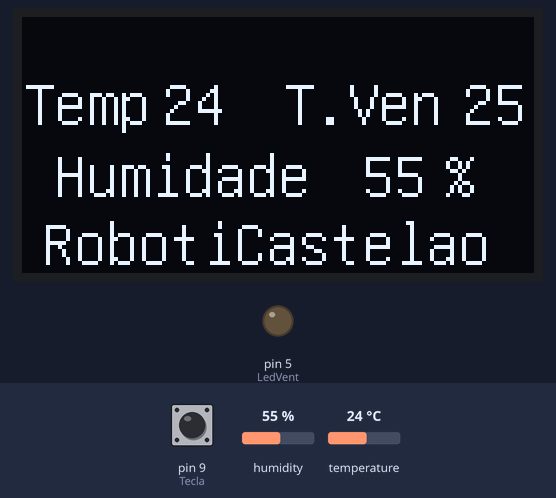
Recording of a sketch running on a simulated Arduino Uno, built with avr-gcc and run on an emulated ATmega328P. Parts: 128×64 one-colour display, output pins drawn as LEDs (lit = HIGH). The inputs (shaded band) are chosen by the test bench; at power-on: temperature 24 °C, pin 9 (Tecla) HIGH, humidity 55 %. What the sketch prints to the serial monitor is not drawn.

Above: at 1.3 s.
1.4 s: temperature set to 26 °C
At 3.4 s:
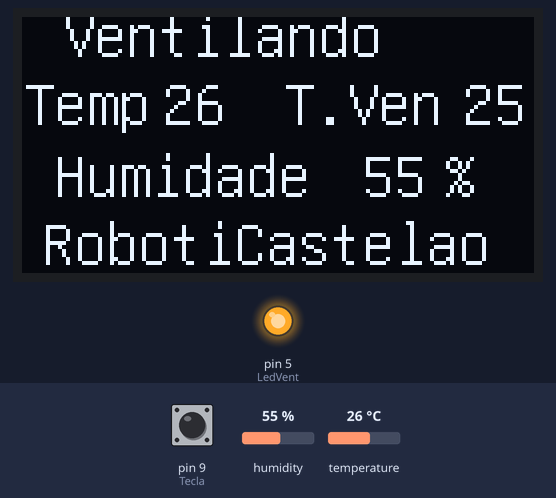
3.7 s: pin 9 (Tecla) pulled LOW for 0.7 s
5.9 s: humidity set to 88 %
At 7.6 s:
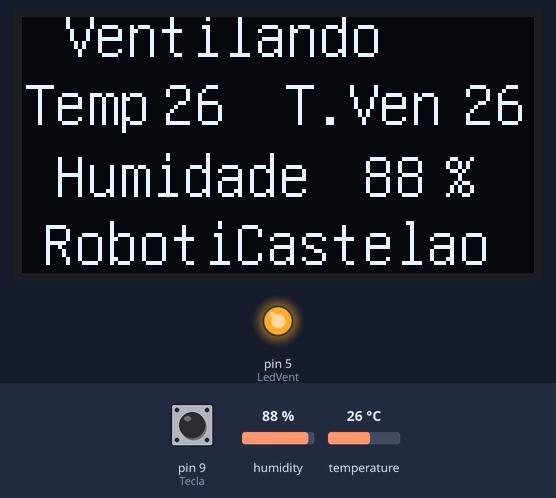
Timing chart, 0 to 9.1 s (numbered marks = the images above; inputs shaded):
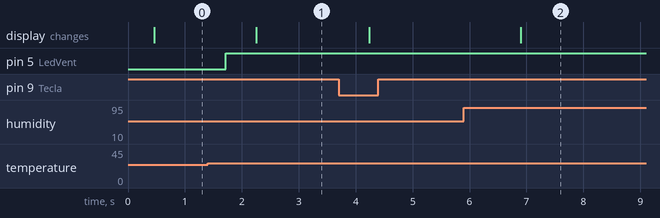

Measured:
- the behaviour switches between 24 and 25 °C on temperature (found by bisection; images 0 and 1)
- after the input at 1.4 s, pin 5 (LedVent): LOW → HIGH after 0.31 s; the display: changes after 0.85 s (image 1)
- after the input at 5.9 s, the display: changes after 1.0 s (image 2)

The sketch:

TERM_DHT11_OLED.ino
```cpp
/* Xabier Rosas
Ventilacion e medida de temperatura e humindade con DHT11

*/

#include <math.h>

#include <U8glib.h>
U8GLIB_SSD1306_128X64 u8g(U8G_I2C_OPT_NO_ACK);

#include <dht.h>
dht DHT;
#define DHT11_PIN 10

int LedVent = 5;   // Saida para o Relé
int Tecla = 9;     // Entrada do Pulsador
int Ventila = 25;  // Tempreatura de ventilación
int histeresis = 0.5; // valor de histeresis para evitar rearmes rápidos

// rutina para visualizar os textos na OLED
void draw(void) {

  u8g.setFont(u8g_font_unifont);// tipo de fonte

  u8g.setPrintPos(5, 62);       // posicion do cursor
    u8g.print("RobotiCastelao");  // cadea a visualizar

  u8g.setPrintPos(0, 27);
    u8g.print("Temp ");

  u8g.setPrintPos(65, 27);
    u8g.print("T.Ven ");

  u8g.setPrintPos(0, 45);
    u8g.print(" Humidade ");
  u8g.setPrintPos(105, 45);
    u8g.print("%");
}

void setup() {
Serial.begin(9600);             // inicializando as comunicacións

pinMode(LedVent,OUTPUT);          // modo dos pines
pinMode(Tecla,INPUT_PULLUP);      // entrada de pulsador con resistencia interna a +vcc
}

void loop() {
DHT.read11(DHT11_PIN); // lectura  do DTH11
int Temperatura = DHT.temperature;
int Humidade = DHT.humidity;

  if (Temperatura >= Ventila + histeresis  ){ digitalWrite (LedVent, HIGH); }  //se superamos a temperatura de comparación acendemos a ventilación
  if (Temperatura < Ventila - histeresis  ){ digitalWrite (LedVent, LOW); }                      // en caso contrario apagamos a ventilación

  if (digitalRead(Tecla) == LOW){ Ventila = Temperatura;}  // si se pulsa a tecla pasamos a temperatura actual o vlor de comparación


u8g.firstPage();
  do {
    draw();
    u8g.setPrintPos(35, 27);
    u8g.print(Temperatura);
    u8g.setPrintPos(110, 27);
    u8g.print(Ventila);
    u8g.setPrintPos(85, 45);
    u8g.print(Humidade);
    u8g.setPrintPos(10, 10);
    if (Temperatura >= Ventila ){ u8g.print("Ventilando"); }
  } while( u8g.nextPage() );


Serial.print("Temp= ");
Serial.print(DHT.temperature);
Serial.print(" C");
if (Temperatura >= Ventila ){ Serial.print("\t Ventilando por encima de: "); }
else { Serial.print("\t non ventilando por baixo de: "); }
Serial.print(Ventila);
Serial.println(" C +-0.5C");
Serial.print(DHT.humidity, 1);
Serial.print(",\t");
Serial.println(DHT.temperature, 1);

delay(100);
}
```
